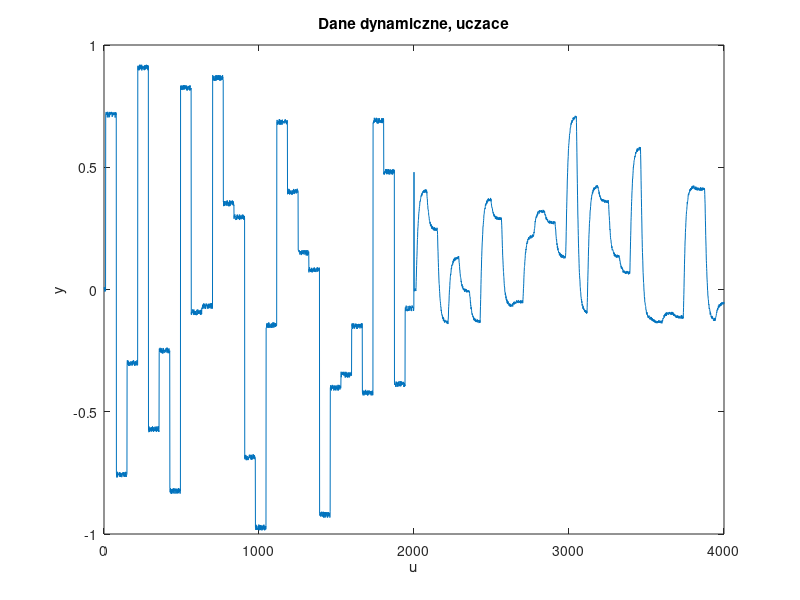
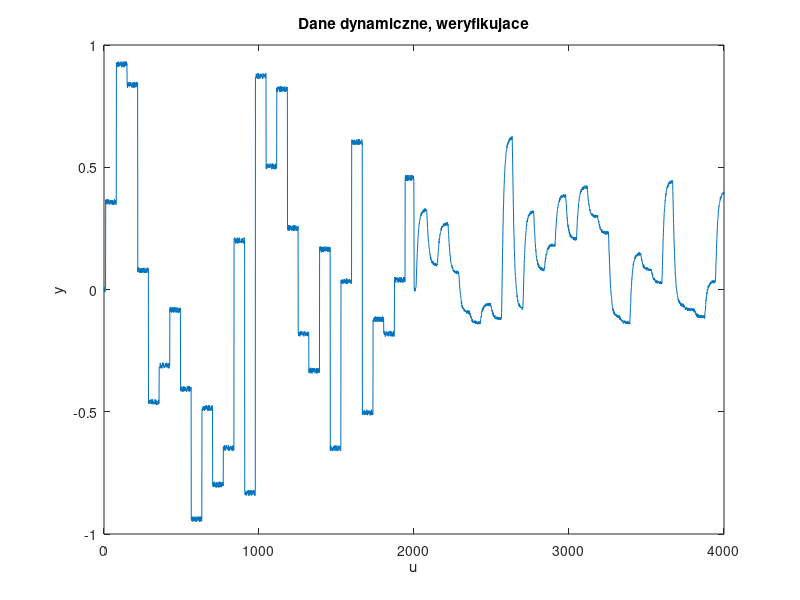

Recreate these plots in MATLAB, in order.
function dane_dynamiczne()
ucz = dlmread('danedynucz33.txt');
wer = dlmread('danedynwer33.txt');

plot(ucz);
title(['Dane dynamiczne, uczace']);
xlabel('u');
ylabel('y');
print('-dpng', 'dane_dyn_ucz.png');

plot(wer);
title(['Dane dynamiczne, weryfikujace']);
xlabel('u');
ylabel('y');
print('-dpng', 'dane_dyn_ucz.png');

model_bez_rekurencji(ucz, 1);
end

function model_bez_rekurencji(y, n)
    Y = y(1+n:numel(y));
    
end